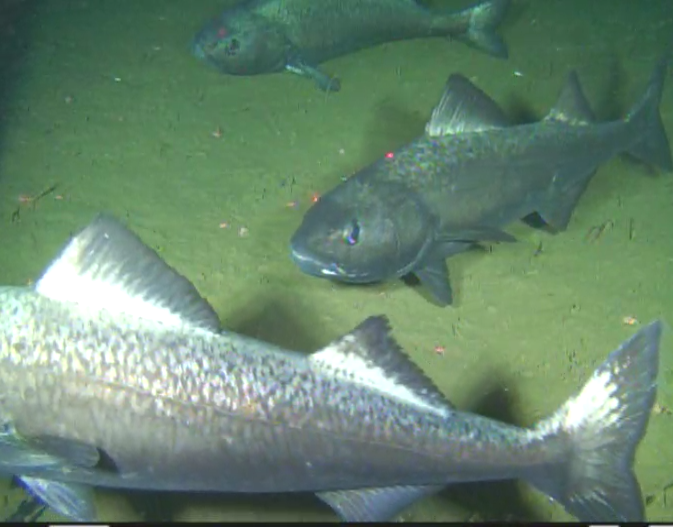
#> input picture data/fish_ss.png, 673 x 527 px, found by its file name
$ python exp.py   (older library calls are emulated)
#> lines starting #> are read from the running program, lines starting #| are printed output that depends on the picture
"""
Experimenting using Python OpenCV binding.
"""

import cv2

def separate_rgb(filename):
#> called with filename = 'data/fish_ss.png'
    image = cv2.imread(filename)
#> image is the input picture: shape (527, 673, 3); mean B, G, R 111.1, 133, 104
    blue, green, red = cv2.split(image)
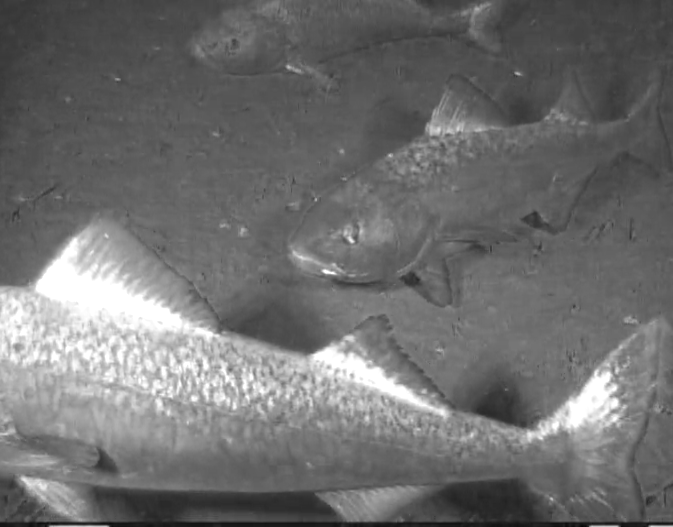
#> blue: shape (527, 673); min 5, max 255, mean 111.1
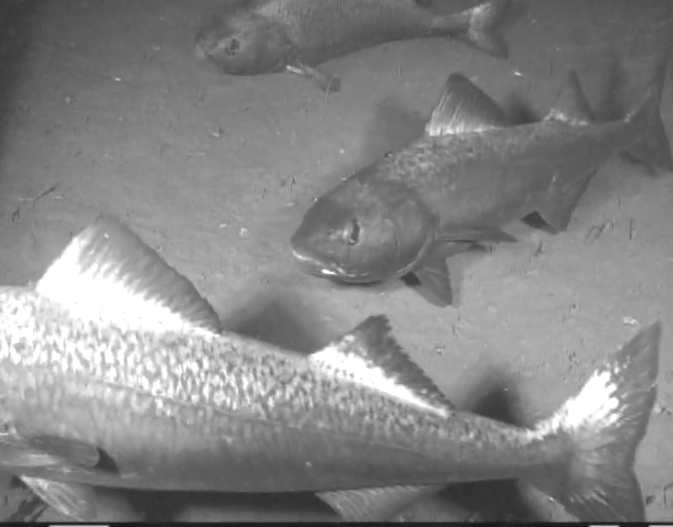
#> green: shape (527, 673); min 19, max 255, mean 133
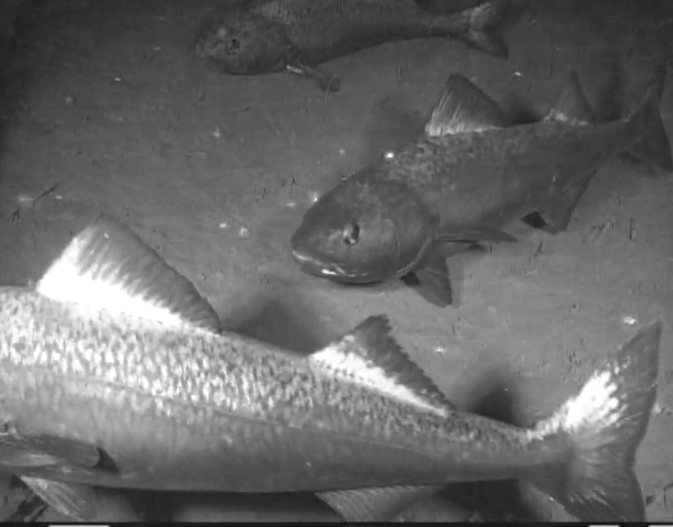
#> red: shape (527, 673); min 13, max 255, mean 104

#    img_gray = cv2.cvtColor(image, cv2.CV_)

    cv2.imshow("Red channel", red)
    cv2.imshow("Green channel", green)
    cv2.imshow("Blue channel", blue)
    cv2.waitKey()

def histeq(filename):
#> called with filename = 'data/fish_ss.png'
    im_gray = cv2.imread(filename, cv2.CV_LOAD_IMAGE_GRAYSCALE)
#> im_gray: shape (527, 673); min 21, max 255, mean 123
    cv2.imshow("Original image as grayscale", im_gray)

    img_eq = cv2.equalizeHist(im_gray)
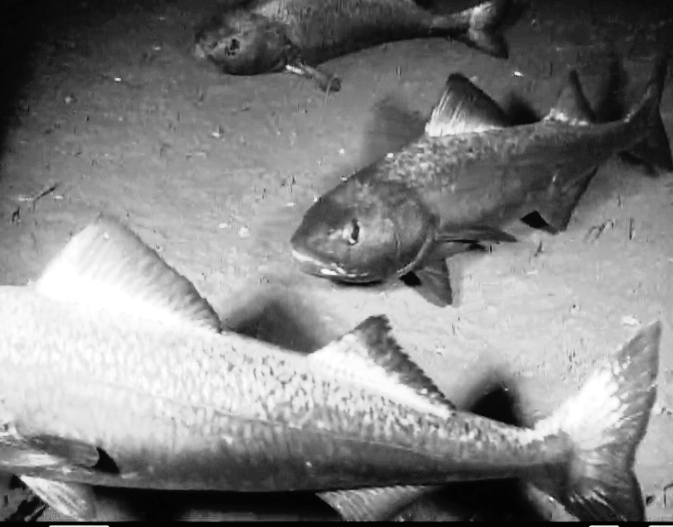
#> img_eq: shape (527, 673); min 0, max 255, mean 128.9
    cv2.imshow("Equalized image", img_eq)

    cv2.waitKey()

if __name__ == "__main__":
    filename = "data/fish_ss.png"

    separate_rgb(filename)
    histeq(filename)

$ run again, with data/head.png copied over data/fish_ss.png
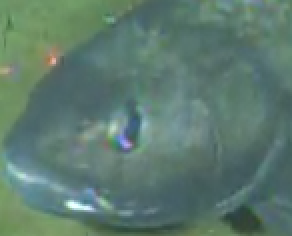
#> input picture data/head.png, 146 x 118 px, found by its file name (shown 2 times larger)
#> in separate_rgb, image is the input picture: shape (118, 146, 3); mean B, G, R 110.5, 122.1, 92.9
#> in separate_rgb, `blue, green, red = cv2.split(image)`:
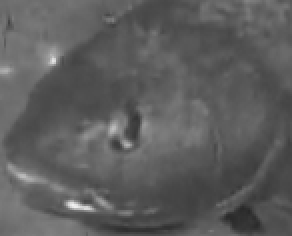
#> red: shape (118, 146) (shown 2 times larger); min 40, max 241, mean 92.9
#> in histeq, `img_eq = cv2.equalizeHist(im_gray)`:
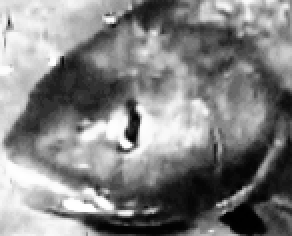
#> img_eq: shape (118, 146) (shown 2 times larger); min 0, max 255, mean 129.9

$ run again, with data/fish_and_shadow.jpg saved as data/fish_ss.png
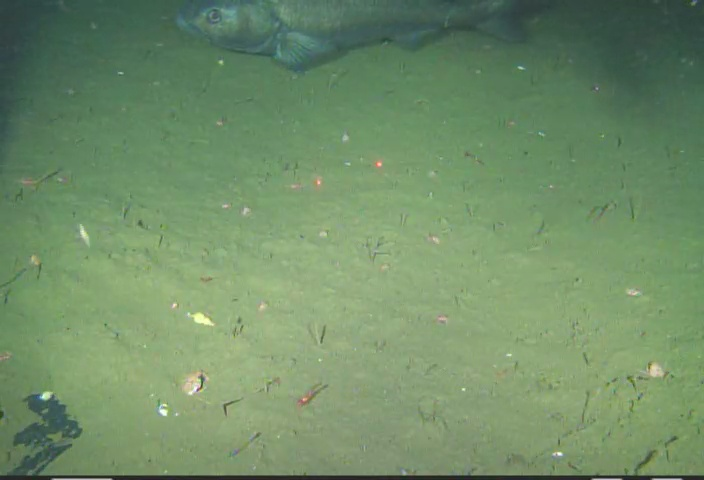
#> input picture data/fish_and_shadow.jpg, 704 x 480 px, found by its file name
#> in separate_rgb, image is the input picture: shape (480, 704, 3); mean B, G, R 103.9, 141.7, 112.6
#> in separate_rgb, `blue, green, red = cv2.split(image)`:
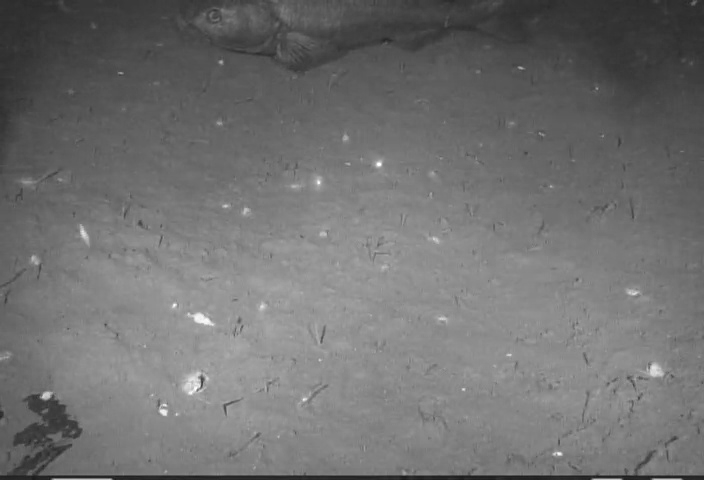
#> red: shape (480, 704); min 25, max 255, mean 112.6
#> in histeq, `img_eq = cv2.equalizeHist(im_gray)`:
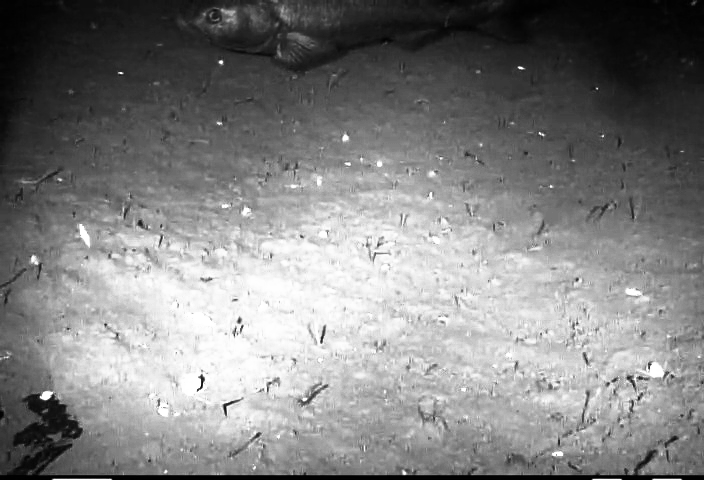
#> img_eq: shape (480, 704); min 0, max 255, mean 129.1
